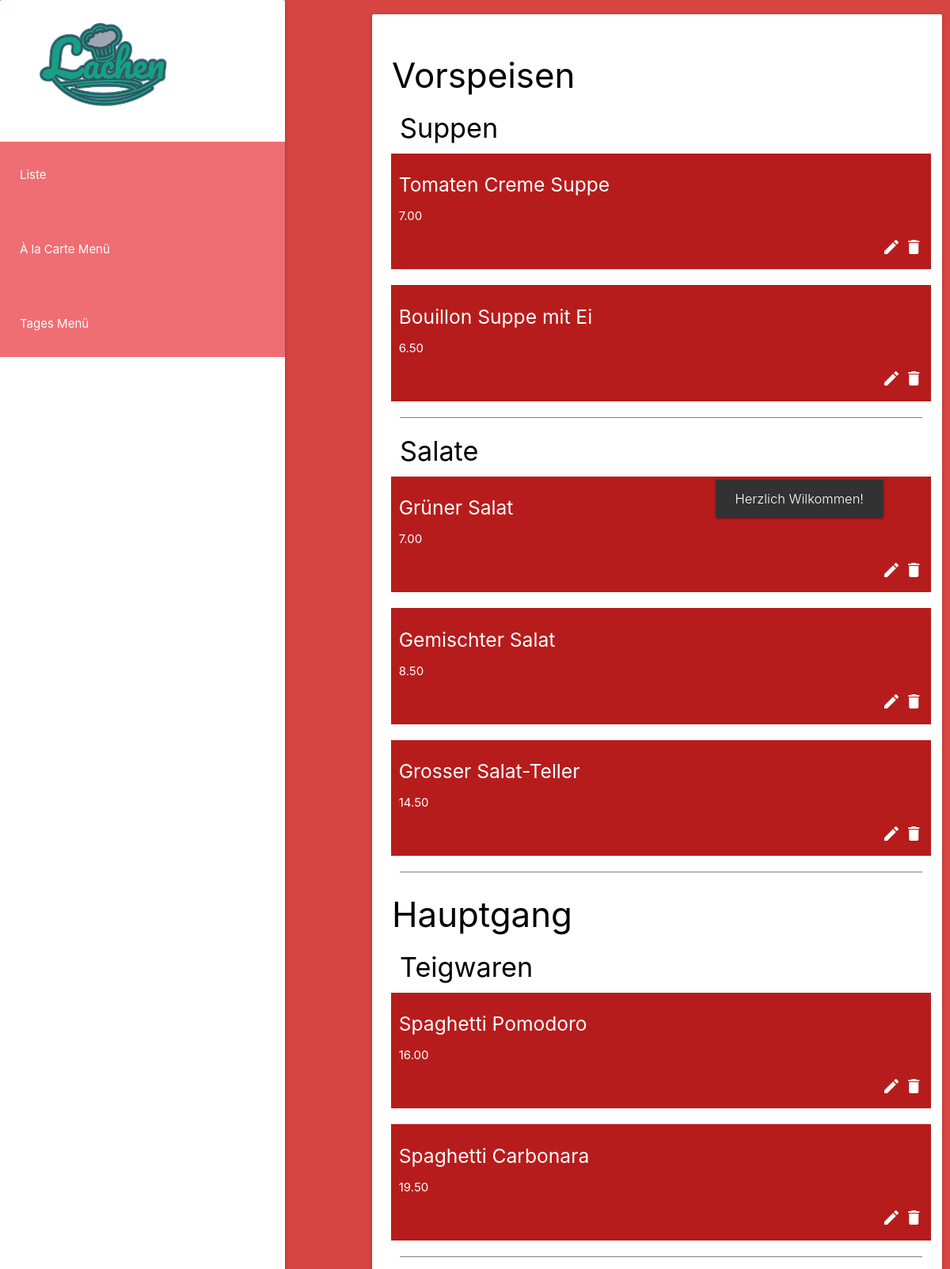
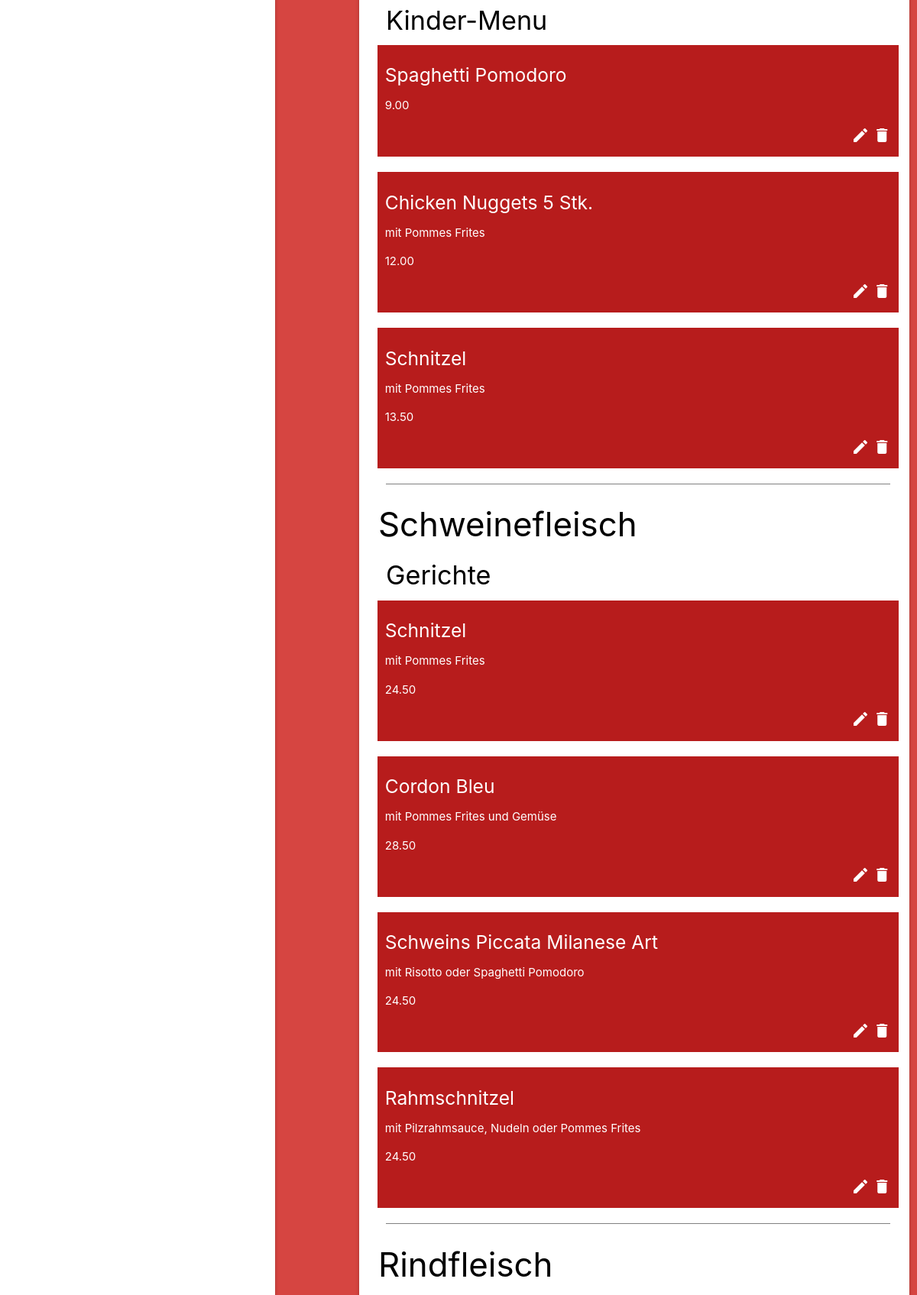
The app's page /cp/liste (signed in, upper part) with its own data (2 pictures, top to bottom).
### tables this page shows
CREATE TABLE `cat` (
  `catid` int(11) NOT NULL,
  `name` varchar(50) NOT NULL
);

CREATE TABLE `subcat` (
  `scatid` int(11) NOT NULL,
  `name` varchar(50) NOT NULL,
  `cat_id` int(11) NOT NULL
);

CREATE TABLE `alc_menu` (
  `alcid` int(11) NOT NULL,
  `name` varchar(50) NOT NULL,
  `descr` varchar(100) NOT NULL,
  `price` decimal(10,2) NOT NULL,
  `cat_id` int(11) NOT NULL
);

### lib/View.php (called while the page is built, shortened)
<?php
class View
{
    private $viewfile;
    public function __construct($viewfile)
    {
        $this->viewfile = "./../view/$viewfile.php";
    }
    public function display()
    {
        require './../view/header.php';
        require $this->viewfile;
        require './../view/footer.php';
    }
}

### controller/CpController.php (called while the page is built, shortened)
<?php
require_once '../repository/CatRepository.php';
class CpController
{
    public function liste()
    {
        $view = new View('cp_list');
        $view->title = 'Control Panel';
        $view->heading = 'CP';
        $catrepo = new CatRepository();
        $view->categories=$catrepo->readAllCat();
        $view->subcat=$catrepo->readAllScat();
        $view->menus = $catrepo->readAllMen();
        $view->display();
    }
}

### lib/Dispatcher.php (called while the page is built, shortened)
<?php
class Dispatcher
{
    public static function dispatch()
    {
        $uri = $_SERVER['REQUEST_URI'];
        $uri = strtok($uri, '?');
        $uri = trim($uri, '/');
        $uriFragments = explode('/', $uri);
        $method = 'index';
        if (!empty($uriFragments[1])) {
            $method = $uriFragments[1];
        }
        $controller = new $controllerName();
        $controller->$method();
    }
}

### public/index.php (called while the page is built)
<?php
require_once '../lib/Dispatcher.php';
require_once '../lib/View.php';
$dispatcher = new Dispatcher();
$dispatcher->dispatch();

### config.php (called while the page is built)
<?php
return array(
    'database' => array(
        'host'     => 'localhost',
        'username' => 'LachenDB_admin',
        'password' => 'Qsft27~8',
        'database' => 'rest_lachendb',
    ),
);
?>

### lib/ConnectionHandler.php (called while the page is built, shortened)
<?php
class ConnectionHandler
{
    private static $connection = null;
    public static function getConnection()
    {
        if (self::$connection === null) {
            if(defined('ROOT')){
                $config = require ROOT.'../config.php';
            }
            else{
               $config = require '../config.php';
            }
            $host = $config['database']['host'];
            $username = $config['database']['username'];
            $password = $config['database']['password'];
            $database = $config['database']['database'];
            self::$connection = new MySQLi($host, $username, $password, $database);
            self::$connection->set_charset('utf8');
        }
        return self::$connection;
    }
}

### repository/CatRepository.php (called while the page is built, shortened)
<?php
class CatRepository extends Repository
{
    protected $tableName='subcat';
    public function readAllMen()
    {
        $query = "SELECT alcid, name, price, descr, cat_id  FROM alc_menu";
        $statement = ConnectionHandler::getConnection()->prepare($query);
        $statement->execute();
        $result = $statement->get_result();
        $rows = array();
        while ($row = $result->fetch_object()) {
            $rows[] = $row;
        }
        return $rows;
    }
    public function readAllScat()
    {
        $query = "SELECT name, scatid,cat_id  FROM {$this->tableName}";
        $statement = ConnectionHandler::getConnection()->prepare($query);
        $statement->execute();
        $result = $statement->get_result();
        $rows = array();
        while ($row = $result->fetch_object()) {
            $rows[] = $row;
        }
        return $rows;
    }
    public function readAllCat()
    {
        $query = "SELECT name, catid  FROM cat";
        $statement = ConnectionHandler::getConnection()->prepare($query);
        $statement->execute();
        $result = $statement->get_result();
        $rows = array();
        while ($row = $result->fetch_object()) {
            $rows[] = $row;
        }
        return $rows;
    }
}
?>

### view/cp_list.php (the view)
<?php session_start(); if(isset($_SESSION['uid'])):?>
    <div class="card navbar-left">
        <div id="logo">
            <a href="/user/logout"><img src="/images/Logo.png"/></a>
        </div>
        <nav>
            <ul>
                <li><a href="/cp/liste">Liste</a></li>
                <li><a href="/cp/a_la_carte">À la Carte Menü</a></li>
                <li><a href="/cp/tagesmenu">Tages Menü</a></li>
            </ul>
        </nav>
    </div>
    <div class="card cp-container">
        <div class="cp-liste">
            <?php foreach ($categories AS $category): ?>
                <div class="col">
                    <h3><?=$category->name?></h3>
                    <?php foreach ($subcat AS $scat):
                        if($scat->cat_id == $category->catid):?>
                        <div class="list-scat col">
                            <h4><?=$scat->name?></h4>
                            <?php foreach ($menus AS $menu):
                                if($menu->cat_id == $scat->scatid):?>
                            <div class="list-men row"><h5><?=$menu->name?></h5>
                                <p><?=$menu->descr?></p>
                                <p><?=$menu->price?></p>
                                <div class="right">
                                    <a href="/cp/editALC?id=<?=$menu->alcid?>"><i class="material-icons">edit</i></a>
                                    <a href="/cp/deleteALC?id=<?=$menu->alcid?>"><i class="material-icons">delete</i></a>
                                </div>
                            </div>
                            <?php endif; endforeach;?>
                        </div>
                        <?php endif; endforeach;?>
                </div>
            <?php endforeach;?>
        </div>
    </div>
<?php else:?>
<h1 class="center">Acces Denied!</h1>
<?php endif;?>

### view/header.php (shortened to what this page needs)
<!DOCTYPE html>
<html lang="de">
  <head>
      <link rel="stylesheet" href="https://cdnjs.cloudflare.com/ajax/libs/materialize/1.0.0/css/materialize.min.css">
      <link href="/css/main.css" rel="stylesheet">
  </head>
  <body>

### view/footer.php (shortened to what this page needs)
  </body>
</html>

### public/css/main.css (style rules this page uses)
body { background-color: #d64541; color: #ECEFF1; height: 100%; width: 100%; padding: 0; margin: 0; }
body .navbar-left { background-color: white; height: 100%; padding-top: 4px; padding-bottom: 4px; margin: 0; position: fixed; width: 30%; overflow: auto; }
body .navbar-left nav { margin-top: 5%; box-shadow: none; height: auto; }
body .navbar-left nav ul { list-style-type: none; }
body .navbar-left nav ul li { float: none; margin-top: 10px; padding: 10px; font-size: 3em; display: block; }
body .cp-container { height: 70%; width: 60%; margin-left: 10px; float: right; background-color: white; position: relative; right: 10px; top: 10px; padding: 10px; }
body .cp-container .cp-liste { padding: 1em; color: black; }
body .cp-container .cp-liste .list-scat { margin-left: 10px; border-bottom: 1px solid grey; }
body .cp-container .cp-liste .list-scat .list-men { background-color: #b71c1c; padding: 10px; color: white; }
body .cp-container .cp-liste .list-scat .list-men a { text-decoration: none; }
body .cp-container .cp-liste .list-scat .list-men a i { color: white; }
body #logo { display: inline-block; margin: 0; padding: 0; }
body #logo img { height: 10em; width: auto; margin: 0; }

### records on screen
cat: name "Vorspeisen"
subcat: name "Suppen"
alc_menu: name "Tomaten Creme Suppe", price "7.00"
alc_menu: name "Bouillon Suppe mit Ei", price "6.50"
subcat: name "Salate"
alc_menu: name "Grüner Salat", price "7.00"
alc_menu: name "Gemischter Salat", price "8.50"
alc_menu: name "Grosser Salat-Teller", price "14.50"
cat: name "Hauptgang"
subcat: name "Teigwaren"
alc_menu: name "Spaghetti Pomodoro", price "16.00"
alc_menu: name "Spaghetti Carbonara", price "19.50"
subcat: name "Kinder-Menu"
alc_menu: name "Spaghetti Pomodoro", price "9.00"
alc_menu: name "Chicken Nuggets 5 Stk.", descr "mit Pommes Frites", price "12.00"
alc_menu: name "Schnitzel", descr "mit Pommes Frites", price "13.50"
cat: name "Schweinefleisch"
subcat: name "Gerichte"
alc_menu: name "Schnitzel", descr "mit Pommes Frites", price "24.50"
alc_menu: name "Cordon Bleu", descr "mit Pommes Frites und Gemüse", price "28.50"
alc_menu: name "Schweins Piccata Milanese Art", descr "mit Risotto oder Spaghetti Pomodoro", price "24.50"
alc_menu: name "Rahmschnitzel", descr "mit Pilzrahmsauce, Nudeln oder Pommes Frites", price "24.50"
cat: name "Rindfleisch"
